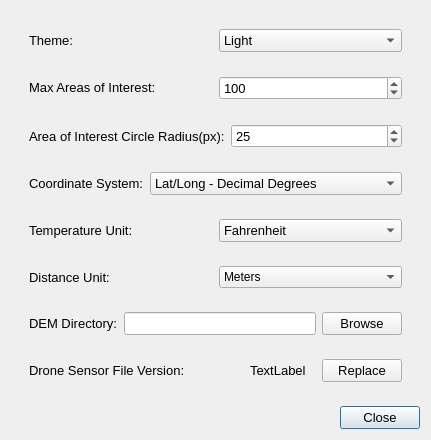
<?xml version="1.0" encoding="UTF-8"?>
<ui version="4.0">
 <class>Preferences</class>
 <widget class="QDialog" name="Preferences">
  <property name="geometry">
   <rect>
    <x>0</x>
    <y>0</y>
    <width>416</width>
    <height>382</height>
   </rect>
  </property>
  <property name="windowTitle">
   <string>Preferences</string>
  </property>
  <layout class="QVBoxLayout" name="verticalLayout">
   <item alignment="Qt::AlignTop">
    <widget class="QWidget" name="mainWidget" native="true">
     <layout class="QVBoxLayout" name="verticalLayout_2">
      <item>
       <widget class="QWidget" name="themeWidget" native="true">
        <property name="sizePolicy">
         <sizepolicy hsizetype="Preferred" vsizetype="Fixed">
          <horstretch>0</horstretch>
          <verstretch>0</verstretch>
         </sizepolicy>
        </property>
        <property name="font">
         <font>
          <pointsize>10</pointsize>
         </font>
        </property>
        <layout class="QHBoxLayout" name="horizontalLayout_3">
         <item>
          <widget class="QLabel" name="label">
           <property name="sizePolicy">
            <sizepolicy hsizetype="Preferred" vsizetype="Fixed">
             <horstretch>0</horstretch>
             <verstretch>0</verstretch>
            </sizepolicy>
           </property>
           <property name="font">
            <font>
             <pointsize>10</pointsize>
            </font>
           </property>
           <property name="text">
            <string>Theme:</string>
           </property>
          </widget>
         </item>
         <item>
          <widget class="QComboBox" name="themeComboBox">
           <property name="font">
            <font>
             <pointsize>10</pointsize>
            </font>
           </property>
           <item>
            <property name="text">
             <string>Light</string>
            </property>
           </item>
           <item>
            <property name="text">
             <string>Dark</string>
            </property>
           </item>
          </widget>
         </item>
        </layout>
       </widget>
      </item>
      <item>
       <widget class="QWidget" name="maxAOIsWidget" native="true">
        <property name="sizePolicy">
         <sizepolicy hsizetype="Preferred" vsizetype="Fixed">
          <horstretch>0</horstretch>
          <verstretch>0</verstretch>
         </sizepolicy>
        </property>
        <layout class="QHBoxLayout" name="horizontalLayout_2">
         <item>
          <widget class="QLabel" name="maxAOIsLabel">
           <property name="sizePolicy">
            <sizepolicy hsizetype="Preferred" vsizetype="Fixed">
             <horstretch>0</horstretch>
             <verstretch>0</verstretch>
            </sizepolicy>
           </property>
           <property name="font">
            <font>
             <pointsize>10</pointsize>
            </font>
           </property>
           <property name="text">
            <string>Max Areas of Interest: </string>
           </property>
          </widget>
         </item>
         <item>
          <widget class="QSpinBox" name="maxAOIsSpinBox">
           <property name="font">
            <font>
             <pointsize>10</pointsize>
            </font>
           </property>
           <property name="maximum">
            <number>1000</number>
           </property>
           <property name="value">
            <number>100</number>
           </property>
          </widget>
         </item>
        </layout>
       </widget>
      </item>
      <item>
       <widget class="QWidget" name="radiuisWidget" native="true">
        <layout class="QHBoxLayout" name="horizontalLayout">
         <item>
          <widget class="QLabel" name="AOIRadiusLabel">
           <property name="font">
            <font>
             <pointsize>10</pointsize>
            </font>
           </property>
           <property name="text">
            <string>Area of Interest Circle Radius(px):</string>
           </property>
          </widget>
         </item>
         <item>
          <widget class="QSpinBox" name="AOIRadiusSpinBox">
           <property name="font">
            <font>
             <pointsize>10</pointsize>
            </font>
           </property>
           <property name="maximum">
            <number>100</number>
           </property>
           <property name="value">
            <number>25</number>
           </property>
          </widget>
         </item>
        </layout>
       </widget>
      </item>
      <item>
       <widget class="QWidget" name="positionFormatWidget" native="true">
        <layout class="QHBoxLayout" name="horizontalLayout_4">
         <item>
          <widget class="QLabel" name="positionFormatLabel">
           <property name="font">
            <font>
             <pointsize>10</pointsize>
            </font>
           </property>
           <property name="text">
            <string>Coordinate System:</string>
           </property>
          </widget>
         </item>
         <item>
          <widget class="QComboBox" name="positionFormatComboBox">
           <property name="font">
            <font>
             <pointsize>10</pointsize>
            </font>
           </property>
           <item>
            <property name="text">
             <string>Lat/Long - Decimal Degrees</string>
            </property>
           </item>
           <item>
            <property name="text">
             <string>Lat/Long - Degrees, Minutes, Seconds</string>
            </property>
           </item>
           <item>
            <property name="text">
             <string>UTM</string>
            </property>
           </item>
          </widget>
         </item>
        </layout>
       </widget>
      </item>
      <item>
       <widget class="QWidget" name="TemperatureWidget" native="true">
        <layout class="QHBoxLayout" name="horizontalLayout_5">
         <item>
          <widget class="QLabel" name="temperatureLabel">
           <property name="font">
            <font>
             <pointsize>10</pointsize>
            </font>
           </property>
           <property name="text">
            <string>Temperature Unit:</string>
           </property>
          </widget>
         </item>
         <item>
          <widget class="QComboBox" name="temperatureComboBox">
           <property name="font">
            <font>
             <pointsize>10</pointsize>
            </font>
           </property>
           <item>
            <property name="text">
             <string>Fahrenheit</string>
            </property>
           </item>
           <item>
            <property name="text">
             <string>Celsius</string>
            </property>
           </item>
          </widget>
         </item>
        </layout>
       </widget>
      </item>
      <item>
      <widget class="QWidget" name="distanceWidget" native="true">
       <layout class="QHBoxLayout" name="horizontalLayout_7">
         <item>
          <widget class="QLabel" name="distanceLabel">
           <property name="font">
            <font>
             <pointsize>10</pointsize>
            </font>
           </property>
           <property name="text">
            <string>Distance Unit:</string>
           </property>
          </widget>
         </item>
         <item>
          <widget class="QComboBox" name="distanceComboBox">
           <item>
            <property name="text">
             <string>Meters</string>
            </property>
           </item>
           <item>
            <property name="text">
             <string>Feet</string>
            </property>
           </item>
          </widget>
         </item>
       </layout>
      </widget>
     </item>
      <item>
       <widget class="QWidget" name="demPathWidget" native="true">
        <layout class="QHBoxLayout" name="horizontalLayout_8">
         <item>
          <widget class="QLabel" name="demPathLabel">
           <property name="font">
            <font>
             <pointsize>10</pointsize>
            </font>
           </property>
           <property name="text">
            <string>DEM Directory:</string>
           </property>
          </widget>
         </item>
         <item>
          <widget class="QLineEdit" name="demPathLineEdit">
           <property name="font">
            <font>
             <pointsize>10</pointsize>
            </font>
           </property>
          </widget>
         </item>
         <item>
          <widget class="QPushButton" name="demPathButton">
           <property name="font">
            <font>
             <pointsize>10</pointsize>
            </font>
           </property>
           <property name="text">
            <string>Browse</string>
           </property>
           <property name="autoDefault">
            <bool>false</bool>
           </property>
          </widget>
         </item>
        </layout>
       </widget>
      </item>
      <item>
       <layout class="QHBoxLayout" name="droneSensorLabelsWidget">
        <property name="leftMargin">
         <number>9</number>
        </property>
        <property name="topMargin">
         <number>9</number>
        </property>
        <property name="rightMargin">
         <number>9</number>
        </property>
        <property name="bottomMargin">
         <number>9</number>
        </property>
        <item>
         <widget class="QLabel" name="droneSensorLabel">
          <property name="font">
           <font>
            <pointsize>10</pointsize>
           </font>
          </property>
          <property name="text">
           <string>Drone Sensor File Version:</string>
          </property>
         </widget>
        </item>
        <item>
         <spacer name="horizontalSpacer">
          <property name="orientation">
           <enum>Qt::Horizontal</enum>
          </property>
          <property name="sizeHint" stdset="0">
           <size>
            <width>40</width>
            <height>20</height>
           </size>
          </property>
         </spacer>
        </item>
        <item>
         <widget class="QLabel" name="dronSensorVersionLabel">
          <property name="font">
           <font>
            <pointsize>10</pointsize>
           </font>
          </property>
          <property name="text">
           <string>TextLabel</string>
          </property>
         </widget>
        </item>
        <item>
         <spacer name="horizontalSpacer_2">
          <property name="orientation">
           <enum>Qt::Horizontal</enum>
          </property>
          <property name="sizeType">
           <enum>QSizePolicy::Minimum</enum>
          </property>
          <property name="sizeHint" stdset="0">
           <size>
            <width>10</width>
            <height>20</height>
           </size>
          </property>
         </spacer>
        </item>
        <item>
         <widget class="QPushButton" name="droneSensorButton">
          <property name="font">
           <font>
            <pointsize>10</pointsize>
           </font>
          </property>
          <property name="text">
           <string>Replace</string>
          </property>
          <property name="autoDefault">
           <bool>false</bool>
          </property>
         </widget>
        </item>
       </layout>
      </item>
     </layout>
    </widget>
   </item>
   <item>
    <widget class="QDialogButtonBox" name="buttonBox">
     <property name="font">
      <font>
       <pointsize>10</pointsize>
      </font>
     </property>
     <property name="orientation">
      <enum>Qt::Horizontal</enum>
     </property>
     <property name="standardButtons">
      <set>QDialogButtonBox::Close</set>
     </property>
    </widget>
   </item>
  </layout>
 </widget>
 <resources/>
 <connections>
  <connection>
   <sender>buttonBox</sender>
   <signal>rejected()</signal>
   <receiver>Preferences</receiver>
   <slot>reject()</slot>
   <hints>
    <hint type="sourcelabel">
     <x>316</x>
     <y>260</y>
    </hint>
    <hint type="destinationlabel">
     <x>286</x>
     <y>274</y>
    </hint>
   </hints>
  </connection>
  <connection>
   <sender>buttonBox</sender>
   <signal>accepted()</signal>
   <receiver>Preferences</receiver>
   <slot>accept()</slot>
   <hints>
    <hint type="sourcelabel">
     <x>248</x>
     <y>254</y>
    </hint>
    <hint type="destinationlabel">
     <x>157</x>
     <y>274</y>
    </hint>
   </hints>
  </connection>
 </connections>
</ui>
